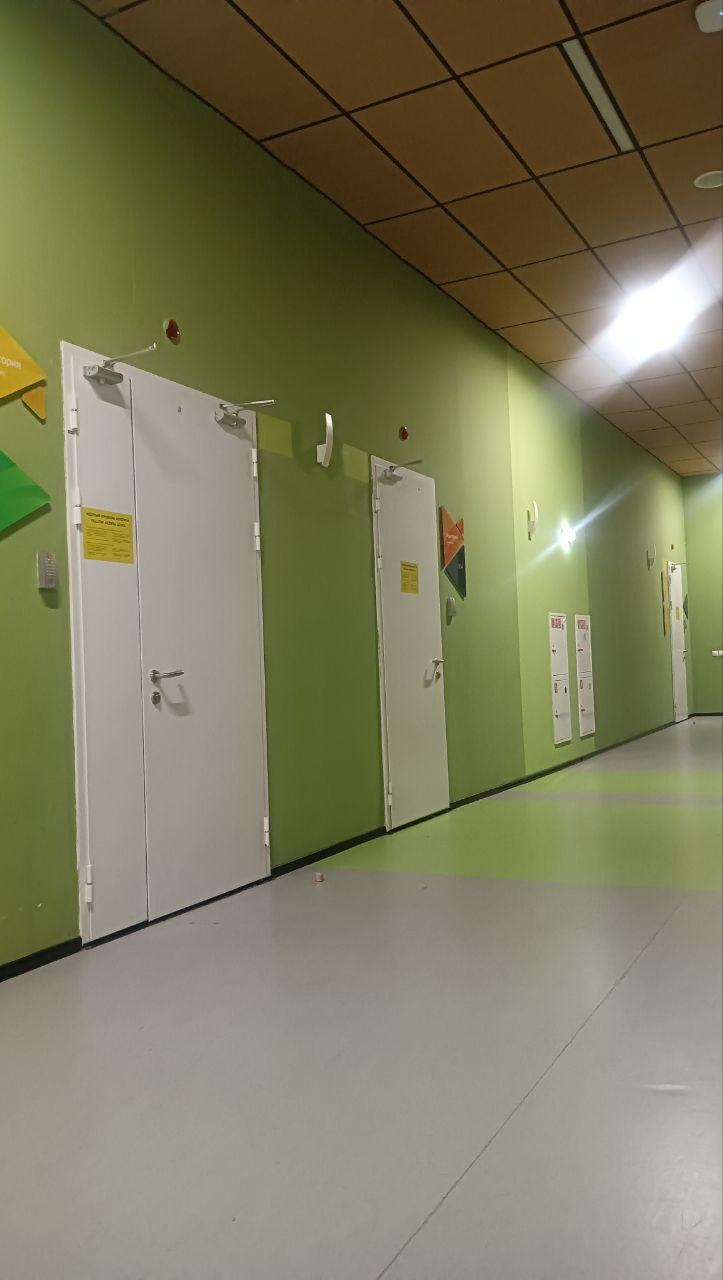
#> input picture distortion/photo_1_2024-03-19_22-30-25.jpg, 723 x 1280 px, given in place of video.mjpg, which was not available
$ python connection.py
#> lines starting #> are read from the running program, lines starting #| are printed output that depends on the picture; pictures that were not available may be replaced by others from this repository, and a replacement may not be noted
#> in readRaw, rawImg is the input picture: shape (1280, 723, 3); mean B, G, R 94.6, 123.7, 125.9
### server/vision.py
import traceback

import cv2
import numpy as np
import math
from functools import lru_cache

def getUndistortedImage(img, mtx, dist):
    h, w = img.shape[:2]
#> h = 1280; w = 723
    newCameraMtx, roi = cv2.getOptimalNewCameraMatrix(mtx, dist, (w, h), 1, (w, h))
#> roi = (284, 149, 410, 1046)
    dst = cv2.undistort(img, mtx, dist, None, newCameraMtx)
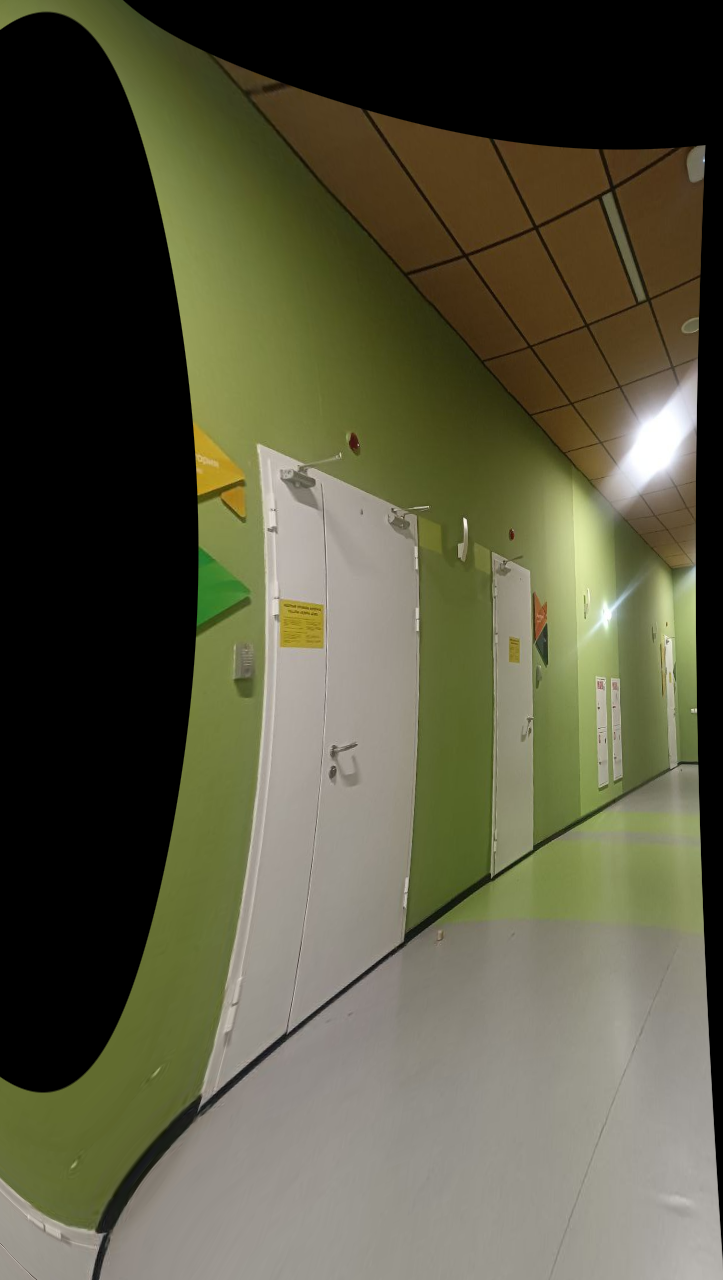
#> dst: shape (1280, 723, 3); mean B, G, R 64.6, 86.5, 87.6
    x, y, w, h = roi
#> x = 284; y = 149; w = 410; h = 1046
    dst = dst[y:y+h, x:x+w]
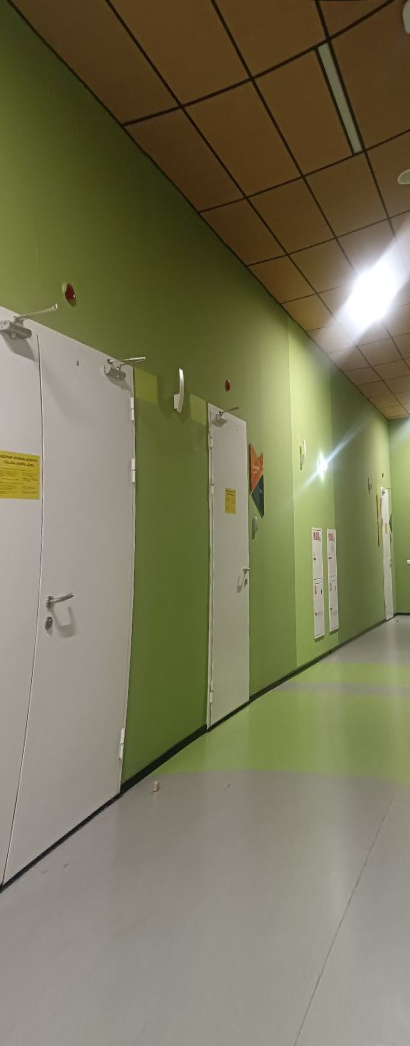
#> dst: shape (1046, 410, 3); mean B, G, R 89.4, 117.9, 121.3
#> in getUndistortedImage (call 2), `dst = cv2.undistort(img, mtx, dist, None, newCameraMtx)`:
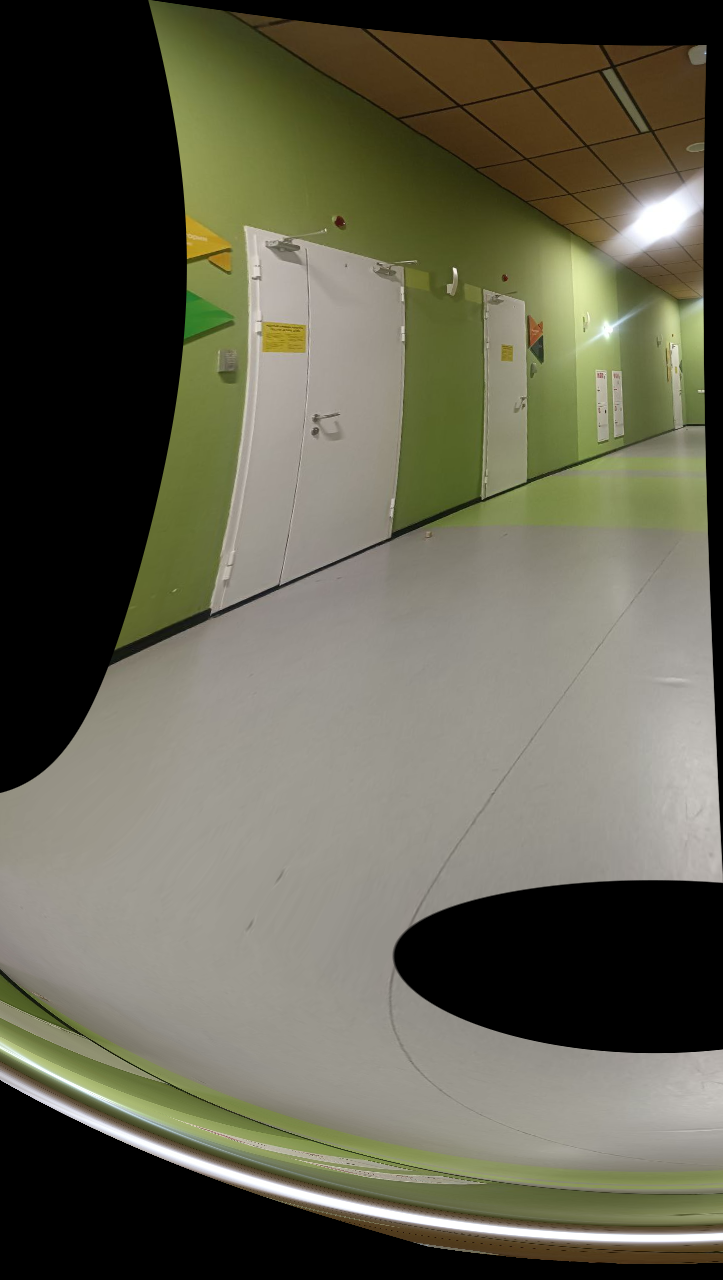
#> dst: shape (1280, 723, 3); mean B, G, R 80.3, 97.5, 98.9
#> in getUndistortedImage (call 2), `dst = dst[y:y+h, x:x+w]`:
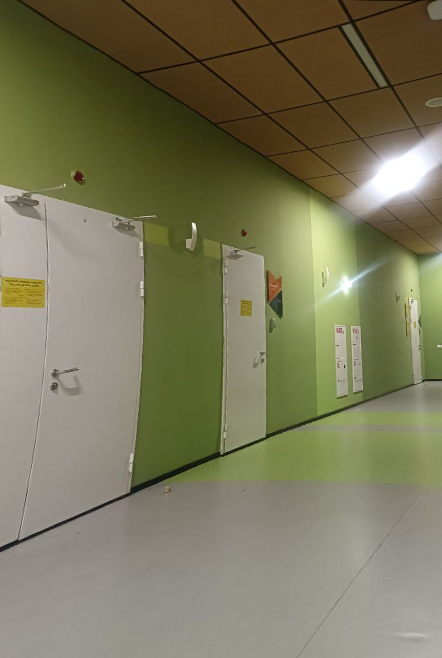
#> dst: shape (658, 442, 3); mean B, G, R 91.4, 119.8, 122.9
    return dst

# [22 lines left out: functions getStitcheredImage, rotateImage, rotateImageByPoint, not called in this run]

def getFullScene(leftImg, rightImg):
    k = 0.8035
    rightImg = cv2.resize(rightImg, (int(rightImg.shape[1] * k), int(rightImg.shape[0] * k)))
    offsetCenter = -55
    leftImg = leftImg[68 + offsetCenter:]
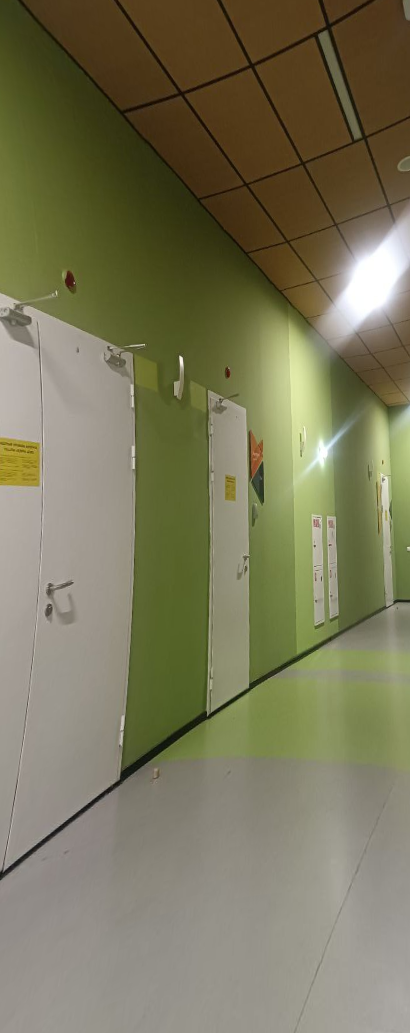
#> leftImg: shape (1033, 410, 3); mean of channels 0, 1, 2 90.2, 118.6, 121.8; drawn as B, G, R
    rightImg = rightImg[:-150 + offsetCenter, 9:861]
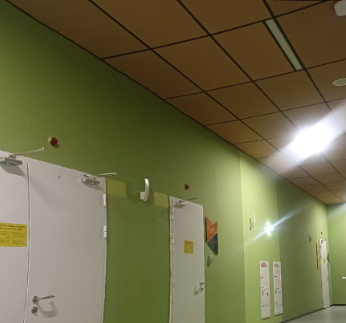
#> rightImg: shape (323, 346, 3); mean of channels 0, 1, 2 71, 105.9, 110.4; drawn as B, G, R
#> (the run stopped early here; a loop or call above may not have finished)

$ run again, on distortion/photo_2_2024-03-19_22-30-25.jpg
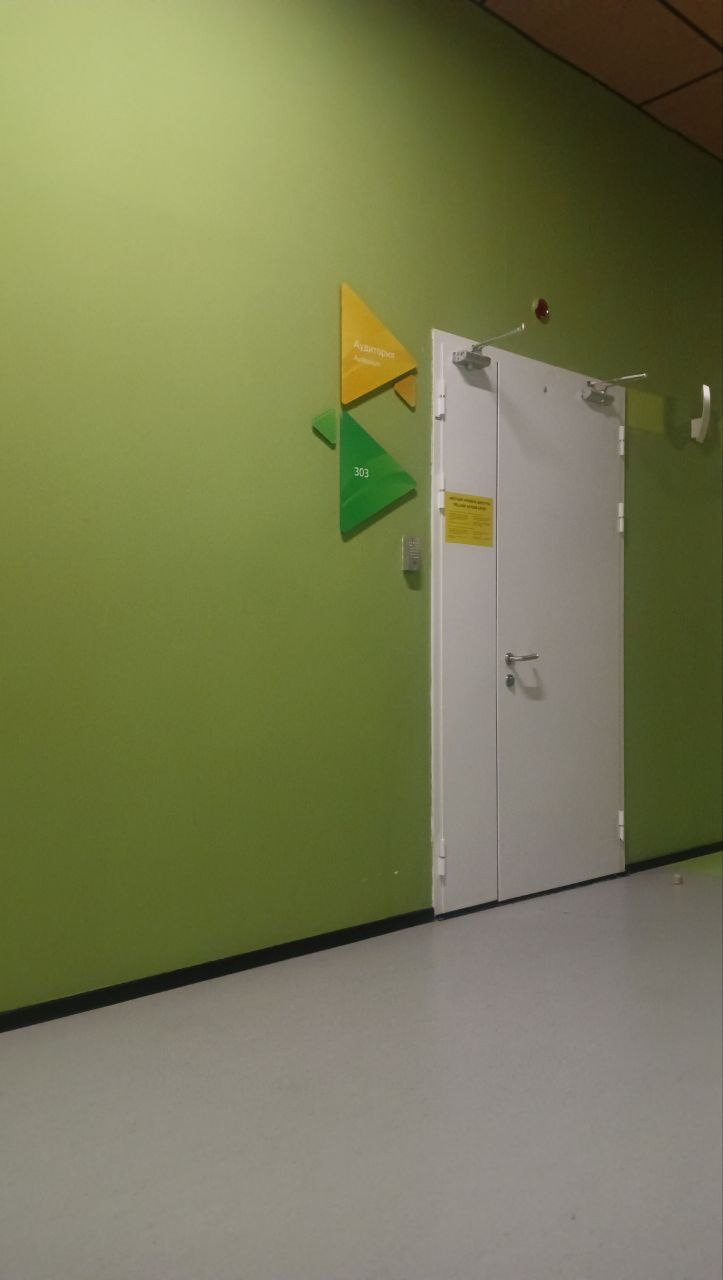
#> input picture distortion/photo_2_2024-03-19_22-30-25.jpg, 723 x 1280 px, given in place of video.mjpg, which was not available
#> in readRaw, rawImg is the input picture: shape (1280, 723, 3); mean B, G, R 83.9, 122.3, 120.1
#> in getFullScene, `leftImg = leftImg[68 + offsetCenter:]`:
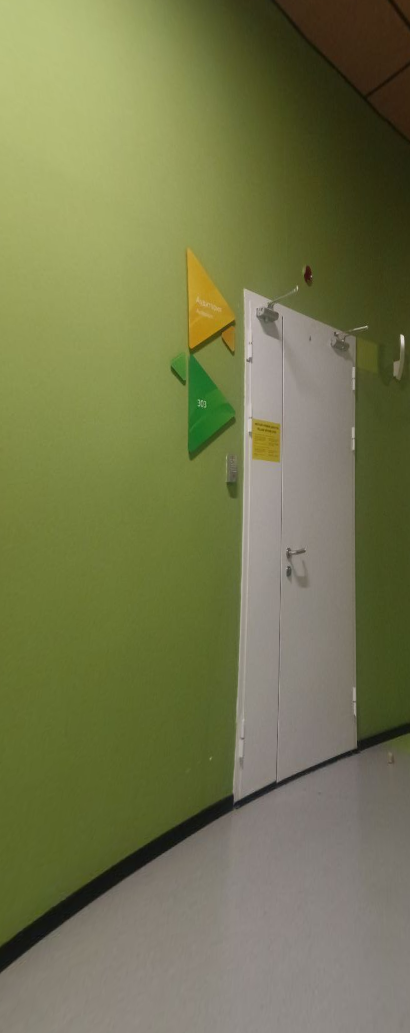
#> leftImg: shape (1033, 410, 3); mean of channels 0, 1, 2 78, 118.7, 115.8; drawn as B, G, R
#> in getFullScene, `rightImg = rightImg[:-150 + offsetCenter, 9:861]`:
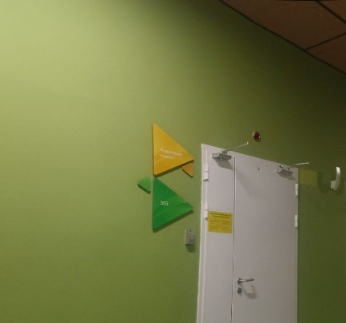
#> rightImg: shape (323, 346, 3); mean of channels 0, 1, 2 72, 121.7, 117.6; drawn as B, G, R
